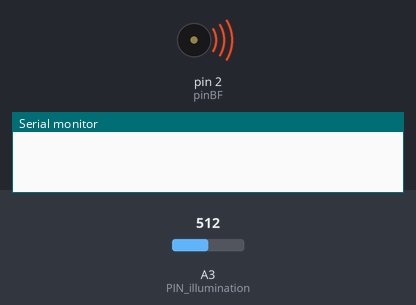
Bench run of a sketch on a simulated Arduino Uno, built with avr-gcc and run on an emulated ATmega328P. Shown: buzzer (waves = sounding), the last lines printed to the serial monitor. The inputs (shaded band) are chosen by the test bench; at power-on: A3 (PIN_illumination) = 512.

Above: at 0.01 s.
At 0.4 s:
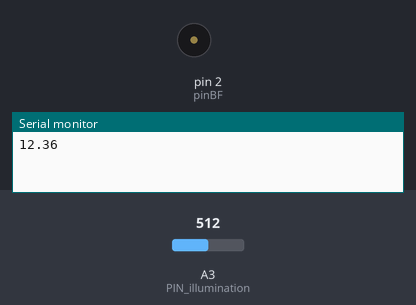
Timing chart, 0 to 1.9 s (numbered marks = the images above):
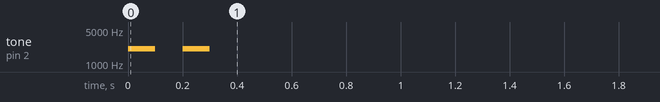

The sketch:

arduino-sketch.ino
```cpp
const uint8_t     pinBF = PD2;
const uint8_t     PIN_illumination = A3;                    // номер аналогового вывода к которому подключён освещенности

uint16_t    LUM_result;                               // объявляем переменную для хранения результата опроса датчика освещённости
float       brightness;

void setup() {
    tone(pinBF, 2048, 100);                      // Выводим звуковой сигнал с частотой 2048 Гц и длительностью 0,1 сек
    delay(200);                                  // Не выводим звук в течении 0,1 сек (см. ниже)
    Serial.begin(9600);                                 // инициируем передачу данных в монитор последовательного порта на скорости 9600 бит/сек
    tone(pinBF, 2048, 100);
}

void loop() {
  LUM_result = 1024 - analogRead(PIN_illumination);   // опрашиваем датчик освещённости                    // выводим текст
  brightness = exp((LUM_result+200)/100.)/100.; // min 0 max 280
  if (brightness > 280) {
     brightness = 280;
  }
  Serial.println(brightness);                         // выводим значение освещённости
  delay(3000);
}
```

Measured:
- by itself, tone on pin 2 (pinBF): alternates 2048 Hz for 0.10 s and silent for 0.10 s, 4 changes in all, then stays silent
